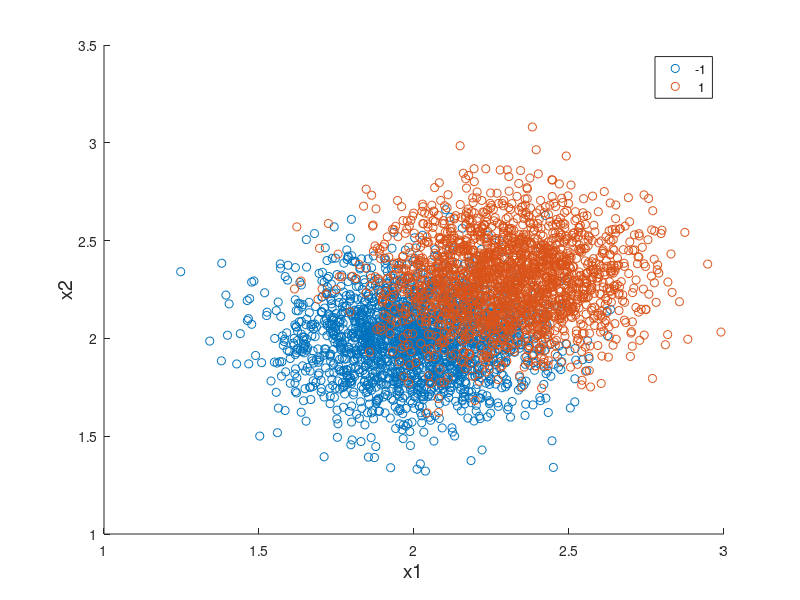

The MATLAB source for this figure: (Note: this script raises an error after producing the figure.)
%test RBF Thesis

rng('default')

%populate some data
fsize = 14

nn = 2000;

mu1 = 2;
sg1 = 0.2;
x1 = [randn(nn,1)*sg1 + mu1, randn(nn,1)*sg1 + mu1 ];

mu2 = 2.3;
sg2 = 0.2;
x2 = [randn(nn,1)*sg2 + mu2, randn(nn,1)*sg2 + mu2 ];

%combine it
Data = [x1; x2];
Labels = [ones(nn,1)*-1; ones(nn,1)*1];

figure
gscatter(Data(:,1),Data(:,2),Labels)

xlabel('x1','FontSize',fsize)
ylabel('x2','FontSize',fsize)
% zlabel('W_{KL}','FontSize',fsize)
[lh,ic,ip,it]=legend('show');
lh.FontSize = fsize;
lh.Location = 'NorthEast';
% title('DPP KL Divergence')
% colormap(flipud(cool))
% hc = colorbar;
% ylabel(hc, 'W_{KL}','FontSize',fsize)

%% Get single class rbfs and plot

[Difference,ClassData,Model] = SimpleRelativeRBFTrain(Data,Labels);

%%Combine it
AllData = [ClassData{1}; ClassData{2}];
AllDiff = [Difference{1}; Difference{2}];

figure
gscatter(Data(:,1),Data(:,2),Labels)
hold on
Surface3D(AllData(:,1),AllData(:,2),AllDiff,'mesh');
hold off
xlabel('x1','FontSize',fsize)
ylabel('x2','FontSize',fsize)
zlabel('W_{RBF}','FontSize',fsize)
[lh,ic,ip,it]=legend('show');
lh.FontSize = fsize;
lh.Location = 'NorthEast';
% title('DPP KL Divergence')
colormap(flipud(cool))
hc = colorbar;
ylabel(hc, 'W_{RBF}','FontSize',fsize)

%% Now we sort our diffs

[Diffz,Dataz,Labelz] = GPRSubsample(Data,Labels);

ratio = 0.5;
classes = length(unique(Labelz));

NN = length(Diffz);

[sortDiff,idd] = sort(Diffz,'descend');

thresh = sortDiff( floor(NN*ratio), :);

figure
p1=plot(sortDiff);
hold on
p2=plot( [1,NN] , [thresh, thresh], 'k');
hold off
xlabel('sample #','FontSize',fsize)
ylabel('W_{i,rbf}','FontSize',fsize)
lh=legend('W_{T}','T_{sub}');
lh.FontSize = fsize;
p1(1).LineWidth = 2;
p2(1).LineWidth = 2;

%% subsample that data

%n*r_{w}
lim = floor(NN*ratio);

%subsamples
subdiff = sortDiff(1:lim);
subdata = Dataz(idd(1:lim),:);
sublabels = Labelz(idd(1:lim),:);

figure
p=gscatter(subdata(:,1),subdata(:,2),sublabels);

xlabel('x1','FontSize',fsize)
ylabel('x2','FontSize',fsize)
% zlabel('W_{KL}','FontSize',fsize)
[lh,ic,ip,it]=legend('show');
lh.FontSize = fsize;
lh.Location = 'NorthEast';

%% lets train gpr with the subsample data

GPRMDL = GPRClassifyTrain(subdata,sublabels);

[Yest,sigmaest] = GPRClassifyOnline(GPRMDL,Data);

ClassEst = sign(Yest);

figure
scatter(Data(:,1),Data(:,2),10,Yest);
xlabel('x1','FontSize',fsize)
ylabel('x2','FontSize',fsize)
colormap(flipud(cool))
hc = colorbar;
ylabel(hc, '\mu_{*}','FontSize',fsize)

figure
gscatter(Data(:,1),Data(:,2),ClassEst);
xlabel('x1','FontSize',fsize)
ylabel('x2','FontSize',fsize)
[lh,ic,ip,it]=legend('show');
lh.FontSize = fsize;
lh.Location = 'NorthEast';

corr = Labels == ClassEst;
acc = mean(corr)
